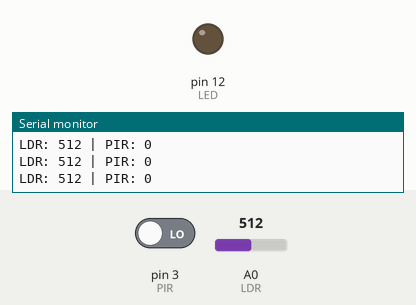
Bench run of a sketch on a simulated Arduino Uno, built with avr-gcc and run on an emulated ATmega328P. Parts: output pins drawn as LEDs (lit = HIGH), the last lines printed to the serial monitor. The test bench sets the inputs (shaded band); at power-on: pin 3 (PIR) LOW, A0 (LDR) = 512.

Above: at 1.3 s.
1.4 s: pin 3 (PIR) driven HIGH
At 2.4 s:
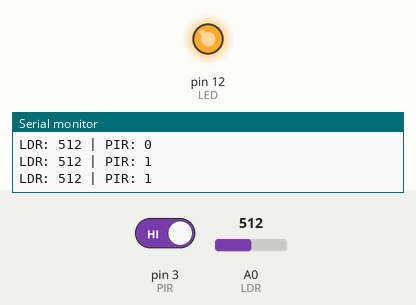
3.0 s: pin 3 (PIR) driven LOW
At 3.6 s:
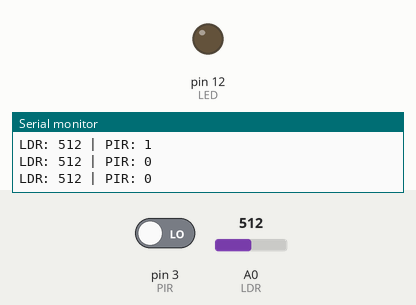
Timing chart, 0 to 6.0 s (numbered marks = the images above; inputs shaded):
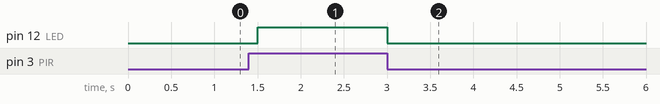

The sketch:

smart_street_lighting1.ino
```cpp
#define LDR A0
#define PIR 3
#define LED 12

int ldrValue;
int motion;          // variable to store motion sensor reading

void setup() {
  pinMode(LDR, INPUT);
  pinMode(PIR, INPUT);
  pinMode(LED, OUTPUT);
  Serial.begin(9600);
}

void loop() {
  // read sensors
  ldrValue = analogRead(LDR);
  motion = digitalRead(PIR);
  // print sensor readings
  Serial.print("LDR: "); Serial.print(ldrValue);
  Serial.print(" | PIR: "); Serial.println(motion);


  if (ldrValue < 700) {
    if (motion == HIGH) {
      digitalWrite(LED, HIGH);
    } else {
      analogWrite(LED, 100);
    }
  } else {
    digitalWrite(LED, LOW);
  }

  delay(500);
}
```

Measured:
- after the input at 1.4 s, pin 12 (LED): LOW → HIGH after 0.10 s
- after the input at 3.0 s, pin 12 (LED): HIGH → LOW at once
